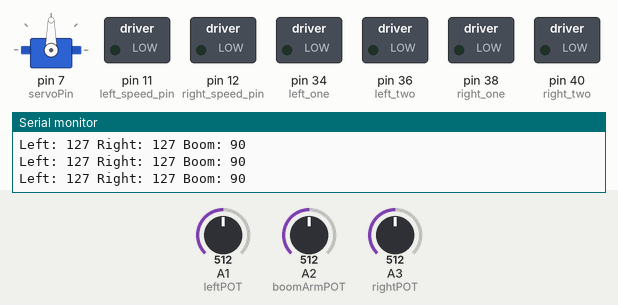
Simulated run of this sketch. Board: Arduino Mega 2560, built with avr-gcc and run on an emulated ATmega2560. Shown: servo, switched loads named in the sketch (green lamp = pin HIGH), the last lines printed to the serial monitor. The test bench sets the inputs (shaded band); at power-on: A2 (boomArmPOT) = 512, A1 (leftPOT) = 512, A3 (rightPOT) = 512.

Above: at 1.2 s.
1.3 s: A2 (boomArmPOT) set to 559
At 2.6 s:
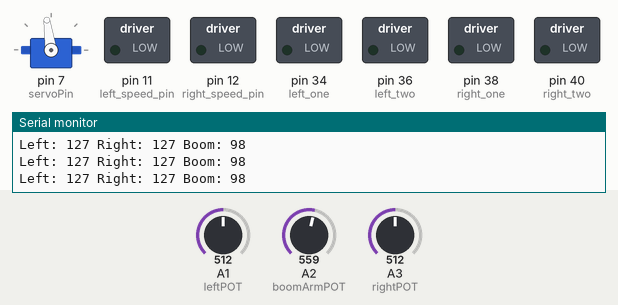
4.3 s: A2 (boomArmPOT) set to 582
At 4.9 s:
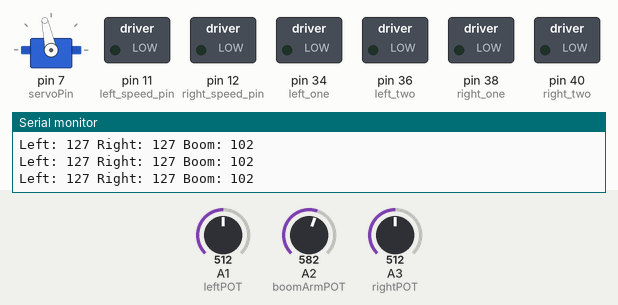
5.8 s: A1 (leftPOT) set to 274
8.8 s: A1 (leftPOT) set to 255
At 9.3 s:
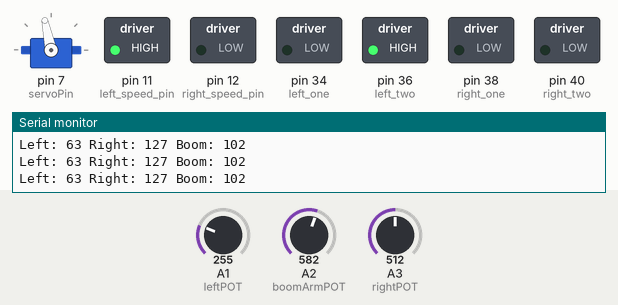
10.3 s: A3 (rightPOT) set to 273
13.3 s: A3 (rightPOT) set to 249
At 14.3 s:
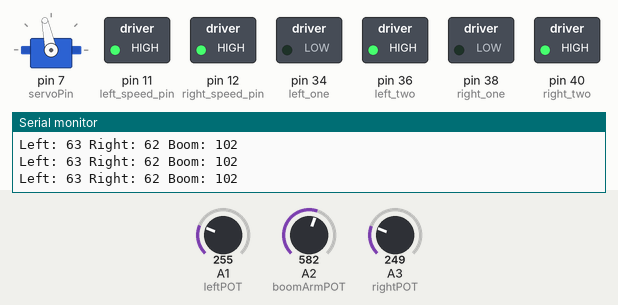
Timing chart, 0 to 15.8 s (numbered marks = the images above; inputs shaded):
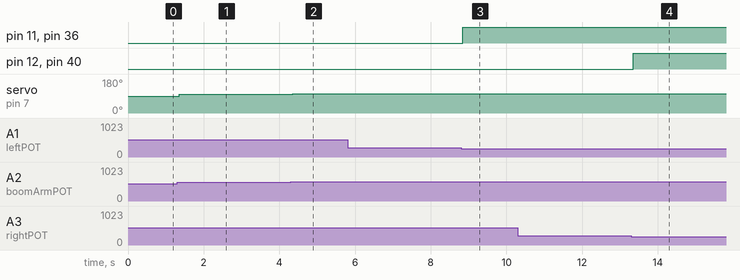

Measured:
- the behaviour switches between 265 and 264 on A1 (leftPOT) (found by bisection; images 2 and 3)
- the behaviour switches between 265 and 264 on A3 (rightPOT) (found by bisection; images 3 and 4)
- after the input at 1.3 s, servo on pin 7 (servoPin): 90° → 98° after 0.05 s
- after the input at 4.3 s, servo on pin 7 (servoPin): 98° → 102° after 0.05 s
- after the input at 8.8 s, pin 11 (left_speed_pin), pin 36 (left_two): LOW → HIGH after 0.05 s
- after the input at 13.3 s, pin 12 (right_speed_pin), pin 40 (right_two): LOW → HIGH after 0.06 s

The sketch:

wecRobotCode.ino
```cpp
#include <Servo.h>

Servo boomArmServo;

const int servoPin = 7;

// controller analog inputs for potentiometer
const int leftPOT = A1;
const int boomArmPOT = A2;
const int rightPOT = A3;

// motor driver fwd/backwd toggle
const int left_one = 34;
const int left_two = 36;

const int right_one = 38;
const int right_two = 40;
// motor driver speed control -- PWM output
const int left_speed_pin = 11;
const int right_speed_pin = 12;

int leftVal = 0;
int boomArmAngle = 0;
int rightVal = 0;


int pot2Speed(int input) {
  int output = 0;
  if (input >= 0 && input <= 65){
    output = -255; //slow back speed
  }
  else if (input>65 && input <= 130){
    output = 0; //no speed
  }
  // else if (input>130 && input <= 195) {
  //   output = 65; //slow foward speed 1/3 of 255 (33% power)
  // }
   else if (input>195 && input <= 255) {
    output = 255; //max foward speed
  }
  return output;
}

void speed2PWM(int left, int right) {
  int leftSpeed = pot2Speed(left);
  int rightSpeed = pot2Speed(right);

  if (leftSpeed < 0) {
    leftSpeed *= -1;
    digitalWrite(left_one, LOW);
    digitalWrite(left_two, HIGH);
  } else if (leftSpeed > 0) {
    digitalWrite(left_one, HIGH);
    digitalWrite(left_two, LOW);
  }
  analogWrite(left_speed_pin, leftSpeed);

  if (rightSpeed < 0) {
    rightSpeed *= -1;
    digitalWrite(right_one, LOW);
    digitalWrite(right_two, HIGH);
  } else if (rightSpeed > 0) {
    digitalWrite(right_one, HIGH);
    digitalWrite(right_two, LOW);
  }
  analogWrite(right_speed_pin, rightSpeed);


  // // motor direction control
  // if (leftSpeed < 0 && rightSpeed > 0) {
  //   // ASSUMPTION - if one is high and two is low it means we are going forward, vice versa for backwards

  //   // left turn
  //   leftSpeed = leftSpeed * -1;
  //   digitalWrite(left_one, LOW);
  //   digitalWrite(left_two, HIGH);

  //   digitalWrite(right_one, HIGH);
  //   digitalWrite(right_two, LOW);
  // }
  // else if (leftSpeed > 0 && rightSpeed < 0) {
  //   // right turn
  //   rightSpeed = rightSpeed * -1;
  //   digitalWrite(left_one, HIGH);
  //   digitalWrite(left_two, LOW);

  //   digitalWrite(right_one, LOW);
  //   digitalWrite(right_two, HIGH);
  // }
  // else if (leftSpeed < 0 && right < 0) {
  //   // both backwards
  //   leftSpeed = leftSpeed * -1;
  //   rightSpeed = rightSpeed * -1;
  //   digitalWrite(left_one, LOW);
  //   digitalWrite(left_two, HIGH);

  //   digitalWrite(right_one, LOW);
  //   digitalWrite(right_two, HIGH);
  // }
  // else {
  //   // both forwards
  //   digitalWrite(left_one, HIGH);
  //   digitalWrite(left_two, LOW);

  //   digitalWrite(right_one, HIGH);
  //   digitalWrite(right_two, LOW);
  // }
  // // PWM output
  // analogWrite(left_speed_pin, leftSpeed);
  // analogWrite(right_speed_pin, rightSpeed);

}

void setup() {
  // put your setup code here, to run once:
  Serial.begin(9600);

  boomArmServo.attach(servoPin);

  pinMode(left_one, OUTPUT);
  pinMode(left_two, OUTPUT);
  pinMode(right_one, OUTPUT);
  pinMode(right_two, OUTPUT);
  pinMode(left_speed_pin, OUTPUT);
  pinMode(right_speed_pin, OUTPUT);
}

void loop() {
  // put your main code here, to run repeatedly:
  leftVal = map(analogRead(leftPOT),0,1023,0,255);
  boomArmAngle = map(analogRead(boomArmPOT),0,1023,0,180);
  rightVal = map(analogRead(rightPOT),0,1023,0,255);
  Serial.println("Left: " + String(leftVal) + " Right: " + String(rightVal) + " Boom: " + String(boomArmAngle));

  // below function controls motor speed and direction based off potentiometer readings!
  speed2PWM(leftVal, rightVal);

  //below function controls boom arm angle
 boomArmServo.write(boomArmAngle);

  // testing
    //  analogWrite(left_speed_pin,255);
    //  analogWrite(right_speed_pin,255);
    // digitalWrite(right_one, LOW);
    // digitalWrite(right_two, HIGH);
    // digitalWrite(left_one, LOW);
    // digitalWrite(left_two, HIGH);
    }
```
